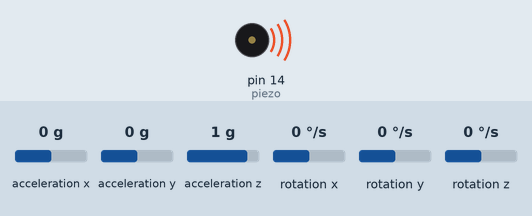
Recording of a sketch running on a simulated Arduino Uno, built with avr-gcc and run on an emulated ATmega328P. On the bench: buzzer (waves = sounding). Wiring (inferred from the names in the program): MPU-6050 motion sensor at I2C address 0x68. The test bench sets the inputs (shaded band); at power-on: acceleration x 0 g, rotation x 0 °/s, acceleration y 0 g, acceleration z 1 g, rotation y 0 °/s, rotation z 0 °/s. What the sketch prints to the serial monitor is not drawn.

Above: at 1.2 s.
1.3 s: acceleration x set to 0.7 g
4.3 s: acceleration x set to 1 g
At 4.9 s:
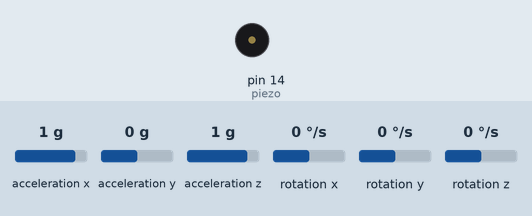
7.3 s: rotation x set to -2 °/s
8.8 s: acceleration y set to -0.2 g
Timing chart, 0 to 11.8 s (numbered marks = the images above; inputs shaded):
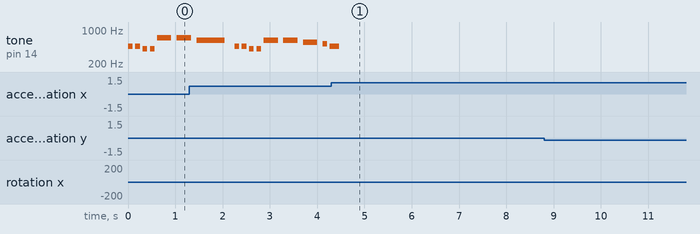

Measured:
- the behaviour switches between 0.8 and 0.9 g on acceleration x (found by bisection; images 0 and 1)
- after the input at 4.3 s, tone on pin 14 (piezo): goes on until 4.5 s, then stays silent
- after the input at 7.3 s, every drawn part: stays the same
- after the input at 8.8 s, every drawn part: stays the same
- by itself, tone on pin 14 (piezo): plays 622 Hz for 0.60 s, 466 Hz for 0.10 s, 466 Hz for 0.10 s, 415 Hz for 0.10 s, 415 Hz for 0.10 s, 622 Hz for 0.30 s … (10 notes in this stretch)

The sketch:

accelerometer.ino
```cpp
// (licence header left out)
/* BUZZER
 * RickRollBoxCode

    AUTHOR: Samantha Lagestee
    Copyright 2017 samilagestee at gmail dot com

    This program is free software: you can redistribute it and/or
    modify it under the terms of the GNU General Public License as
    published by the Free Software Foundation, either version 3 of
    the License, or (at your option) any later version.

    DISCLAIMER: The song "Never Gonna Give You Up" by Rick Astley
    is not the creative property of the author. This code simply
    plays a Piezo buzzer rendition of the song.
*/

/*Accelerometer variables*/
#include <Wire.h>

long accelX, accelY, accelZ;
float gForceX, gForceY, gForceZ;

long gyroX, gyroY, gyroZ;
float rotX, rotY, rotZ;

//void setup() {
//  Serial.begin(9600);
//  Wire.begin();
//  setupMPU();
//}

/*buzzer vairables*/
#define  a3f    208     // 208 Hz
#define  b3f    233     // 233 Hz
#define  b3     247     // 247 Hz
#define  c4     261     // 261 Hz MIDDLE C
#define  c4s    277     // 277 Hz
#define  e4f    311     // 311 Hz
#define  f4     349     // 349 Hz
#define  a4f    415     // 415 Hz
#define  b4f    466     // 466 Hz
#define  b4     493     // 493 Hz
#define  c5     523     // 523 Hz
#define  c5s    554     // 554 Hz
#define  e5f    622     // 622 Hz
#define  f5     698     // 698 Hz
#define  f5s    740     // 740 Hz
#define  a5f    831     // 831 Hz

#define rest    -1

int piezo = 14;

volatile int beatlength = 100; // determines tempo
float beatseparationconstant = 0.3;

int a; // part index
int b; // song index
int c; // lyric index

boolean flag;

// Parts 1 and 2 (Intro)

int song1_intro_melody[] =
{c5s, e5f, e5f, f5, a5f, f5s, f5, e5f, c5s, e5f, rest, a4f, a4f};

int song1_intro_rhythmn[] =
{6, 10, 6, 6, 1, 1, 1, 1, 6, 10, 4, 2, 10};

// Parts 3 or 5 (Verse 1)

int song1_verse1_melody[] =
{ rest, c4s, c4s, c4s, c4s, e4f, rest, c4, b3f, a3f,
  rest, b3f, b3f, c4, c4s, a3f, a4f, a4f, e4f,
  rest, b3f, b3f, c4, c4s, b3f, c4s, e4f, rest, c4, b3f, b3f, a3f,
  rest, b3f, b3f, c4, c4s, a3f, a3f, e4f, e4f, e4f, f4, e4f,
  c4s, e4f, f4, c4s, e4f, e4f, e4f, f4, e4f, a3f,
  rest, b3f, c4, c4s, a3f, rest, e4f, f4, e4f
};

int song1_verse1_rhythmn[] =
{ 2, 1, 1, 1, 1, 2, 1, 1, 1, 5,
  1, 1, 1, 1, 3, 1, 2, 1, 5,
  1, 1, 1, 1, 1, 1, 1, 2, 1, 1, 1, 1, 3,
  1, 1, 1, 1, 2, 1, 1, 1, 1, 1, 1, 4,
  5, 1, 1, 1, 1, 1, 1, 1, 2, 2,
  2, 1, 1, 1, 3, 1, 1, 1, 3
};

char* lyrics_verse1[] =
{ "We're ", "no ", "strangers ", "", "to ", "love ", "", "\r\n",
  "You ", "know ", "the ", "rules ", "and ", "so ", "do ", "I\r\n",
  "A ", "full ", "commitment's ", "", "", "what ", "I'm ", "thinking ", "", "of", "\r\n",
  "You ", "wouldn't ", "", "get ", "this ", "from ", "any ", "", "other ", "", "guy\r\n",
  "I ", "just ", "wanna ", "", "tell ", "you ", "how ", "I'm ", "feeling", "\r\n",
  "Gotta ", "", "make ", "you ", "understand", "", "\r\n"
};

// Parts 4 or 6 (Chorus)

int song1_chorus_melody[] =
{ b4f, b4f, a4f, a4f,
  f5, f5, e5f, b4f, b4f, a4f, a4f, e5f, e5f, c5s, c5, b4f,
  c5s, c5s, c5s, c5s,
  c5s, e5f, c5, b4f, a4f, a4f, a4f, e5f, c5s,
  b4f, b4f, a4f, a4f,
  f5, f5, e5f, b4f, b4f, a4f, a4f, a5f, c5, c5s, c5, b4f,
  c5s, c5s, c5s, c5s,
  c5s, e5f, c5, b4f, a4f, rest, a4f, e5f, c5s, rest
};

int song1_chorus_rhythmn[] =
{ 1, 1, 1, 1,
  3, 3, 6, 1, 1, 1, 1, 3, 3, 3, 1, 2,
  1, 1, 1, 1,
  3, 3, 3, 1, 2, 2, 2, 4, 8,
  1, 1, 1, 1,
  3, 3, 6, 1, 1, 1, 1, 3, 3, 3, 1, 2,
  1, 1, 1, 1,
  3, 3, 3, 1, 2, 2, 2, 4, 8, 4
};


void setup()
{
  pinMode(piezo, OUTPUT);
  Serial.begin(9600);
  flag = false;
  a = 4;
  b = 0;
  c = 0;

  Serial.begin(9600);
  Wire.begin();
  setupMPU();
}

void loop() {

  if (gForceX < .8){
//    || gForceY > 1.5 || gForceZ > 1.5
        flag = true;
    Serial.print(flag);

    play();
  } else {
    flag = false;
  }

  recordAccelRegisters();
  recordGyroRegisters();
  printData();
  delay(20);
}

void setupMPU(){
  Wire.beginTransmission(0b1101000); //This is the I2C address of the MPU (b1101000/b1101001 for AC0 low/high datasheet sec. 9.2)
  Wire.write(0x6B); //Accessing the register 6B - Power Management (Sec. 4.28)
  Wire.write(0b00000000); //Setting SLEEP register to 0. (Required; see Note on p. 9)
  Wire.endTransmission();
  Wire.beginTransmission(0b1101000); //I2C address of the MPU
  Wire.write(0x1B); //Accessing the register 1B - Gyroscope Configuration (Sec. 4.4)
  Wire.write(0x00000000); //Setting the gyro to full scale +/- 250deg./s
  Wire.endTransmission();
  Wire.beginTransmission(0b1101000); //I2C address of the MPU
  Wire.write(0x1C); //Accessing the register 1C - Acccelerometer Configuration (Sec. 4.5)
  Wire.write(0b00000000); //Setting the accel to +/- 2g
  Wire.endTransmission();
}

void recordAccelRegisters() {
  Wire.beginTransmission(0b1101000); //I2C address of the MPU
  Wire.write(0x3B); //Starting register for Accel Readings
  Wire.endTransmission();
  Wire.requestFrom(0b1101000,6); //Request Accel Registers (3B - 40)
  while(Wire.available() < 6);
  accelX = Wire.read()<<8|Wire.read(); //Store first two bytes into accelX
  accelY = Wire.read()<<8|Wire.read(); //Store middle two bytes into accelY
  accelZ = Wire.read()<<8|Wire.read(); //Store last two bytes into accelZ
  processAccelData();
}

void processAccelData(){
  gForceX = accelX / 16384.0;
  gForceY = accelY / 16384.0;
  gForceZ = accelZ / 16384.0;
}

void recordGyroRegisters() {
  Wire.beginTransmission(0b1101000); //I2C address of the MPU
  Wire.write(0x43); //Starting register for Gyro Readings
  Wire.endTransmission();
  Wire.requestFrom(0b1101000,6); //Request Gyro Registers (43 - 48)
  while(Wire.available() < 6);
  gyroX = Wire.read()<<8|Wire.read(); //Store first two bytes into accelX
  gyroY = Wire.read()<<8|Wire.read(); //Store middle two bytes into accelY
  gyroZ = Wire.read()<<8|Wire.read(); //Store last two bytes into accelZ
  processGyroData();
}

void processGyroData() {
  rotX = gyroX / 131.0;
  rotY = gyroY / 131.0;
  rotZ = gyroZ / 131.0;
}

void printData() {
  Serial.print("Gyro (deg)");
  Serial.print(" X=");
  Serial.print(rotX);
  Serial.print(" Y=");
  Serial.print(rotY);
  Serial.print(" Z=");
  Serial.print(rotZ);
  Serial.print(" Accel (g)");
  Serial.print(" X=");
  Serial.print(gForceX);
  Serial.print(" Y=");
  Serial.print(gForceY);
  Serial.print(" Z=");
  Serial.println(gForceZ);
}

/*song functions*/
void play() {
  int notelength;
  if (a == 1 || a == 2) {
    // intro
    notelength = beatlength * song1_intro_rhythmn[b];
    if (song1_intro_melody[b] > 0) {
      tone(piezo, song1_intro_melody[b], notelength);
    }
    b++;
    if (b >= sizeof(song1_intro_melody) / sizeof(int)) {
      a++;
      b = 0;
      c = 0;
    }
  }
  else if (a == 3 || a == 5) {
    // verse
    notelength = beatlength * 2 * song1_verse1_rhythmn[b];
    if (song1_verse1_melody[b] > 0) {
      Serial.print(lyrics_verse1[c]);
      tone(piezo, song1_verse1_melody[b], notelength);
      c++;
    }
    b++;
    if (b >= sizeof(song1_verse1_melody) / sizeof(int)) {
      a++;
      b = 0;
      c = 0;
    }
  }
  else if (a == 4 || a == 6) {
    // chorus
    notelength = beatlength * song1_chorus_rhythmn[b];
    if (song1_chorus_melody[b] > 0) {
      tone(piezo, song1_chorus_melody[b], notelength);
      c++;
    }
    b++;
    if (b >= sizeof(song1_chorus_melody) / sizeof(int)) {
      Serial.println("");
      a++;
      b = 0;
      c = 0;
    }
  }
  delay(notelength);
  noTone(piezo);
  delay(notelength * beatseparationconstant);
  if (a == 7) { // loop back around to beginning of song
    a = 1;
  }
}

void getFaster() { // decrease beat length in order to increase tempo
  beatlength = beatlength / 2;
  if (beatlength < 20) { // loop back to original tempo
    beatlength = 100;
  }
}
```
